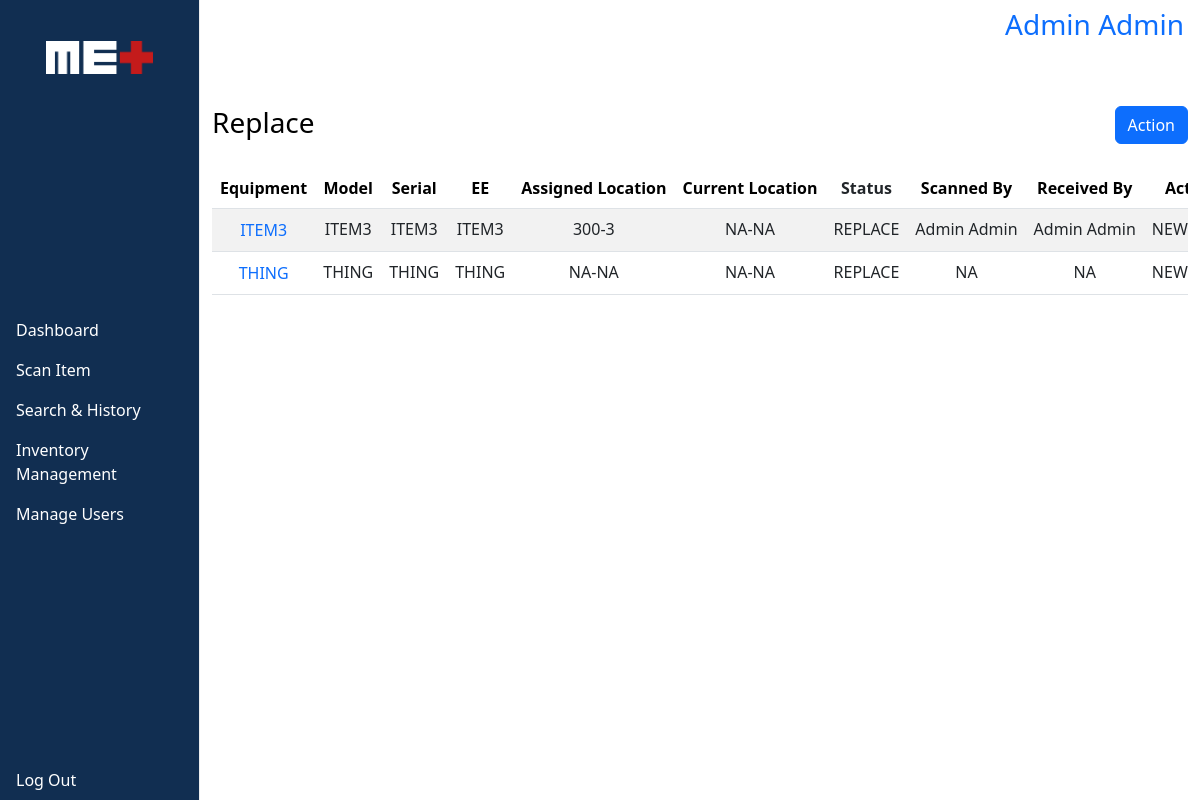
The app's page /replace (signed in) with its own data.
### tables this page shows
CREATE TABLE inventory (
	id INTEGER NOT NULL,
	equipment TEXT NOT NULL,
	model TEXT NOT NULL,
	serial TEXT NOT NULL,
	ee TEXT NOT NULL,
	assigned_department TEXT NOT NULL,
	assigned_room TEXT NOT NULL,
	qr_code TEXT NOT NULL UNIQUE,
	date_added TEXT NOT NULL,
	added_by INTEGER,
	added_first_name TEXT NOT NULL,
	added_last_name TEXT NOT NULL, 
	repl_date TEXT NOT NULL,
	PRIMARY KEY(id),
	FOREIGN KEY(added_by) REFERENCES users(id) ON DELETE SET NULL
);

### app.py (the view, shortened to what this page needs)
@app.route("/replace", methods=["GET", "POST"])
@login_required(role="ANY")
def replace():
    inventory = db.execute("SELECT MAX(recent_activity.id), \
                                        inventory.id AS equipment_id, \
                                        equipment, \
                                        model, \
                                        serial, \
                                        ee, \
                                        assigned_department, \
                                        assigned_room, \
                                        (assigned_room || '-' || assigned_department) AS assigned_location, \
                                        qr_code, \
                                        date_added, \
                                        (added_first_name || ' ' || added_last_name) AS added_name, \
                                        repl_date, \
                                        status, \
                                        current_department, \
                                        current_room, \
                                        (current_room || '-' || current_department) AS current_location, \
                                        scanned_first_name, \
                                        (scanned_first_name || ' ' || scanned_last_name) AS scanned_name, \
                                        received_first_name, \
                                        (received_first_name || ' ' || received_last_name) AS received_name, \
                                        action, \
                                        date_of_action, \
                                        SUBSTR(date_of_action, 1, 10) AS doa,\
                                        off_site_location, \
                                        point_of_contact, \
                                        phone_number, \
                                        patient_first_name, \
                                        patient_last_name \
                                    FROM inventory \
                                        JOIN recent_activity ON recent_activity.inventory_id = inventory.id \
                                    GROUP BY inventory.id \
                                    ORDER BY equipment ASC, inventory.id ASC")
    qr = request.form.get("showinfo")
    equipment_info = db.execute("SELECT qr_code FROM inventory WHERE qr_code = ?", qr)
    replaced_qr = request.form.get("hidden-replaced-item")
    missingitem =  request.form.get("hiddenmissingitem")
    filters = request.args.getlist("filter")
    filterdate = request.args.getlist("filterdate")
    filter_start_doa = ""
    filter_end_doa = ""
    filter_start_da = ""
    filter_end_da = ""
    filter_start_rd = ""
    filter_end_rd = ""
    no_date_match = 0
    date_format = "%Y-%m-%d"
    inventory = [i for i in inventory if (i["status"] == "REPLACE")]
    return render_template("replace.html", inventory=inventory)

### app.py (called while the page is built)
@app.after_request
def after_request(response):
    response.headers["Cache-Control"] = "no-cache, no-store, must-revalidate"
    response.headers["Expires"] = 0
    response.headers["Pragma"] = "no-cache"
    return response

@app.context_processor
def inject_menu():
    menu = {"dashboard": "Dashboard", "action": "Scan Item", "search": "Search & History", "inventory": "Inventory", "inventory_Management": "Inventory Management",
            "manage_Users": "Manage Users"}
    return dict(menu=menu)

### helpers.py (called while the page is built)
def login_required(role="ANY"):
    def wrapper(f):
        @wraps(f)
        def decorated_view(*args, **kwargs):
            if session.get("user_id") is None:
               return redirect("/login")
            urole = session.get("user_role")
            if (((urole != role) and (role != "ANY")) and ((urole == "User") and (role == "ANY ADMIN"))):
                return redirect("/login")
            return f(*args, **kwargs)
        return decorated_view
    return wrapper

### templates/replace.html (shortened to what this page needs)
{% extends "layout.html" %}
{% block main %}
    <div class="replaceitem">
        <button type="button" id="open-inv-select"><h3>Replace</h3></button>
        <div class="action-menu-wrapper">
            <button type="button" class="btn btn-primary action-menu-button">
                Action
            </button>
        </div>
    </div>
    {% if not inventory %}
        <h3 class="nodata">No data available.</h3>
    {% else %}
        <div class="tboundary">
            <table class="table table-striped">
                <form action="/replace" method="get" id="filterform">
                    <thead>
                        <tr>
                            <th class="text-center">
                                <button type="button" class="filterbutton">
                                    Equipment
                                </button>
                            </th>
                            <th class="text-center">
                                <button type="button" class="filterbutton">
                                    Model
                                </button>
                            </th>
                            <th class="text-center">
                                <button type="button" class="filterbutton">
                                    Serial
                                </button>
                            </th>
                            <th class="text-center">
                                <button type="button" class="filterbutton">
                                    EE
                                </button>
                            </th>
                            <th class="text-center">
                                <button type="button" class="filterbutton">
                                    Assigned Location
                                </button>
                            </th>
                            <th class="text-center">
                                <button type="button" class="filterbutton">
                                    Current Location
                                </button>
                            </th>
                            <th class="text-center">Status</th>
                            <th class="text-center">
                                <button type="button" class="filterbutton">
                                    Scanned By
                                </button>
                            </th>
                            <th class="text-center">
                                <button type="button" class="filterbutton">
                                    Received By
                                </button>
                            </th>
                            <th class="text-center">
                                <button type="button" class="filterbutton">
                                    Action
                                </button>
                            </th>
                        </tr>
                    </thead>
                </form>
                <form action="/replace" method="post">
                    <tbody id="tables" class="click_for_info">
                        {% for i in range(inventory | length) %}
                            <tr class="showrow">
                                {% if session.user_role == "Super Administrator" or session.user_role == "Dept Administrator" or session.user_role == "Administrator"%}
                                    <td class="text-center cell-content0">
                                        <button type="button" name="showinfo" value="{{ inventory[i]['qr_code'] }}">{{ inventory[i]["equipment"] }}</button>
                                    </td>
                                {% elif session.user_role == "User" %}
                                    <td class="text-center cell-content0">{{ inventory[i]["equipment"] }}</td>
                                {% endif %}
                                <td class="text-center cell-content1">{{ inventory[i]["model"] }}</td>
                                <td class="text-center cell-content2">{{ inventory[i]["serial"] }}</td>
                                <td class="text-center cell-content2">{{ inventory[i]["ee"] }}</td>
                                <td class="text-center cell-content3">{{ inventory[i]["assigned_room"] }}-{{ inventory[i]["assigned_department"] }}</td>
                                <td class="text-center cell-content4">{{ inventory[i]["current_room"] }}-{{ inventory[i]["current_department"] }}</td>
                                <td class="text-center cell-content5">{{ inventory[i]["status"] }}</td>
                                {% if inventory[i]["scanned_first_name"] == "NA" %}
                                    <td class="text-center">{{ inventory[i]["scanned_first_name"] }}</td>
                                {% else %}
                                    <td class="text-center">{{ inventory[i]["scanned_name"] }}</td>
                                {% endif %}
                                {% if inventory[i]["received_first_name"] == "NA" %}
                                    <td class="text-center">{{ inventory[i]["received_first_name"] }}</td>
                                {% else %}
                                    <td class="text-center">{{ inventory[i]["received_name"] }}</td>
                                {% endif %}
                                <td class="text-center cell-content7">{{ inventory[i]["action"] }}</td>
                            </tr>
                        {% endfor %}
                    </tbody>
                </form>
            </table>
        </div>
    {% endif %}
{% endblock %}

### templates/layout.html (shortened to what this page needs)
<!DOCTYPE html>
<html lang="en">
    <head>
	    <link href="/static/styles.css" rel="stylesheet">
        <link href="https://cdn.jsdelivr.net/npm/bootstrap@5.3.0-alpha3/dist/css/bootstrap.min.css" rel="stylesheet">
    </head>
    <body>
        <div class="wrapper">
            <nav class="main-nav" style="display: flex;">
                <div id="logowrapper">
                    <picture id="logocontainer">
                        <img src="/static/icons/met-logo.png" class="img-fluid" id="layout-page-logo">
                    </picture>
                </div>
                <div id="chicken-wrap">
                    <div id="wrap-meat">
                        <div id= "wrap-sauce">
                            <ul class="nav flex-column navigation">
                                <li class="nav-item">
                                    <a class="nav-link active" aria-current="page" href="/">{{ menu.dashboard }}</a>
                                </li>
                                <li class="nav-item">
                                    <a class="nav-link active" aria-current="page" href="/scan">{{ menu.action }}</a>
                                </li>
                                <li class="nav-item">
                                    <a class="nav-link" href="/search">{{ menu.search }}</a>
                                </li>
                                {% if session.user_role == "Super Administrator" or session.user_role == "Dept Administrator" or session.user_role == "Administrator"%}
                                    <li class="nav-item">
                                        <a class="nav-link" href="/admin_inventory">Inventory Management</a>
                                    </li>
                                {% elif session.user_role == "User" %}
                                    <li class="nav-item">
                                        <a class="nav-link" href="/inventory">Inventory</a>
                                    </li>
                                {% endif %}
                                {% if session.user_role == "Super Administrator" or session.user_role == "Dept Administrator" or session.user_role == "Administrator"%}
                                    <li class="nav-item">
                                        <a class="nav-link" href="/users">Manage Users</a>
                                    </li>
                                {% endif %}
                            </ul>
                        </div>
                    </div>
                </div>
                <ul class="nav flex-column logout">
                    <li class="nav-item logout">
                        <a class="nav-link" href="/login">Log Out</a>
                    </li>
                </ul>
            </nav>
            <section {% block sectionstyle %}{% endblock %}>
                <header>
                    <ul class="nav justify-content-end">
                        <li class="nav-item" id="change-password-button-padding">
                            <a class="nav-link active" aria-current="page" id="change-password-button" href="/manage_password">
                                <h3>
                                    {{ session.first_name }} {{session.last_name }}
                                </h3>
                            </a>
                        </li>
                    </ul>
                </header>
                <main class="container py-5 {% block mainstyle %}{% endblock %}" id="main-style">
                    {% block main %}{% endblock %}
                </main>
            </section>
        </div>
    </body>
</html>

### static/styles.css (style rules this page uses)
html, body { overflow: hidden; height: 100%; }
main { overflow: hidden; clear: both; }
main div.tboundary, .mtboundary { overflow: auto; max-height: 766px; clear: both; margin-bottom: 10px; }
main div.additem, main div.adduser, main div.replaceitem, main div.replaceditem, main div.missingitem, main div.offsiteitem, main div.userview, main div.inventory-archive, main div.uploaditem,.cell-content0 { position: relative; margin-bottom: 15px; }
main div.additem h3, main div.adduser h3, main div.replaceitem h3, main div.replaceditem h3, main div.missingitem h3, main div.offsiteitem h3, main div.userview h3, main div.inventory-archive h3, main div.uploaditem h3 { float: left; }
section { background-color: white; overflow-y: auto; flex: 1 0 0%; }
table { white-space: nowrap; }
thead { position: sticky; top: 0; background-color: white; }
nav.main-nav { border-right: 1px solid #ededed; background: #112e51; flex: 0 0 200px; flex-direction: column; justify-content: center; width: 197px; }
nav.main-nav ul { width: 100%; }
nav.main-nav ul.logout { width: 100%; background: #112e51; }
nav.main-nav ul.logout li a { color: white; }
nav.main-nav ul.navigation li a { color: white; }
.wrapper { display: flex; height: 100%; }
tbody.click_for_info tr td button, #change-password-button { background-color: transparent; border: none; color: #0d6efd; }
#open-inv-select, .filterbutton, .filterButtonDate { border: none; background-color: #fff; padding: 0px; }
.filterbutton, .filterButtonDate { font-weight: bold; }
#main-style { min-height: calc(100% - 57.3px); }
#logocontainer { display: block; width: 107px; margin-left: auto; margin-right: auto; padding-bottom: 10px; background: #112e51; z-index: 3 }
#chicken-wrap { display: flex; min-height: 0px; align-items: center; flex: 1; }
#wrap-meat { overflow: auto; width: 199px; flex: 1; }
#wrap-sauce { height: 100%; background-color: #112e51; }
#logowrapper { padding-top: calc(2.1rem + 0.6vw); width: 100%; background: #112e51; z-index: 3 }
.action-menu-wrapper { display: flex; flex-direction: column; position: absolute; top: 0; right: 0; align-items: flex-end; z-index: 2; }
.action-menu-button { z-index: 1; }
thead { z-index: 1; }
#change-password-button-padding { padding: 0.5rem 1rem; }
#change-password-button { padding: 0; }

### records on screen
inventory: equipment "ITEM3", model "ITEM3", serial "ITEM3", ee "ITEM3", assigned_room "300", assigned_department "3"
inventory: equipment "THING", model "THING", serial "THING", ee "THING", assigned_room "NA", assigned_department "NA"

### other values on screen
{{ menu.dashboard }} "Dashboard"
{{ menu.action }} "Scan Item"
{{ menu.search }} "Search & History"
{{ session.first_name }} "Admin"
{{ session.last_name }} "Admin"
{{ inventory[i]["current_room"] }} "NA" "NA"
{{ inventory[i]["current_department"] }} "NA" "NA"
{{ inventory[i]["status"] }} "REPLACE" "REPLACE"
{{ inventory[i]["scanned_name"] }} "Admin Admin"
{{ inventory[i]["received_name"] }} "Admin Admin"
{{ inventory[i]["action"] }} "NEW…" "NEW…"
{{ inventory[i]["scanned_first_name"] }} "NA"
{{ inventory[i]["received_first_name"] }} "NA"
